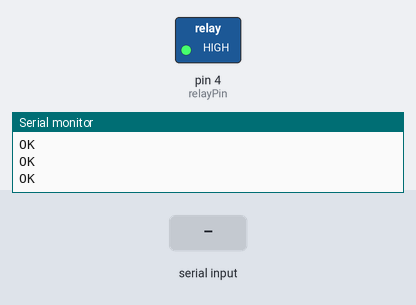
Bench run of a sketch on a simulated Arduino Uno, built with avr-gcc and run on an emulated ATmega328P. Shown: switched loads named in the sketch (green lamp = pin HIGH), the last lines printed to the serial monitor. The inputs (shaded band) are chosen by the test bench. The modem accepts every AT command (registered, SIM ready, sends succeed) and sends nothing else.

Above: at 3.2 s.
3.3 s: "Led_on\n" received over the second serial link
At 5.2 s:
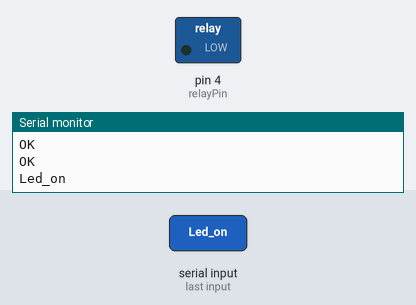
5.5 s: "CLIP:\n" received over the second serial link
7.0 s: "+CLIP: \n" received over the second serial link
Timing chart, 0 to 10.0 s (numbered marks = the images above; inputs shaded):
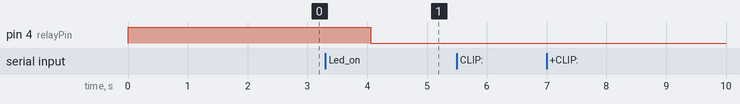

The sketch:

gsm_parsxe_ok2.ino
```cpp
/* GSM Based Relay Control System with Call and SMS switching and whitelisting feature
 * Author@ Rishabh Raj
 */

#include <SoftwareSerial.h>
const int relayPin=4;
bool relayStatus=1;
const String phone="***********";  // white list phone include +91 or your country code

SoftwareSerial gsmSerial(7,8);

String responseData;
String senderNumber;
String incomingData;

void setup(){
  responseData.reserve(200);
  phone.reserve(20);
  pinMode(relayPin,OUTPUT);
  digitalWrite(relayPin,HIGH);
  Serial.begin(9600);
  gsmSerial.begin(9600);
  delay(100);
  gsmSerial.write("AT\r");// because of SIM800L autobounding mode
  delay(100);
  gsmSerial.write("AT+IPR=9600\r");
  delay(100);
  gsmSerial.write("AT+CMGF=1\r");
  delay(500);
  gsmSerial.write("AT+CNMI=2,2,0,0,0\r");
  delay(100);
  Serial.print(gsmSerial.readString());
  gsmSerial.write("AT+CLIP=1\r\n");
  delay(100);
}

void loop(){
  if (gsmSerial.available()>0) {
    responseData = gsmSerial.readStringUntil('\n');
    //incomingData = gsmSerial.readString();
    //Serial.println(incomingData);
    Serial.println(responseData);
    parse();
    delay(1000);
  }
}

void parse(){
  if (responseData.indexOf("CLIP:")>0){
  senderNumber=responseData.substring(responseData.indexOf("+CLIP: ") +8,responseData.indexOf("+CLIP: ") +21); //PARSE CALLER ID
  Serial.println("Caller number   :");
  Serial.println(senderNumber);
   if (senderNumber == phone){
    Serial.println("Sender number White list : ok");
    relayStatus=!relayStatus;
    digitalWrite(relayPin,relayStatus);
    gsmSerial.write("ATH\r");  // disconnect call & then send SMS
    gsmSerial.print("AT+CMGS=\""+phone+"\"\r");
    delay(1000);
    gsmSerial.print("Relay status 1:off 0:on  ");
    gsmSerial.print(relayStatus);
    delay(200);
    gsmSerial.write(0x1A); //  ctrl+z to send message
    delay(100);

     }
    gsmSerial.write("ATH\r");
    delay(500);
  }
  //incomingData = gsmSerial.readString();
  if(responseData.indexOf("Led_on")>=0)
  {
    relayStatus=!relayStatus;
    digitalWrite(relayPin,relayStatus);
  }

  // if received command is to turn off relay
  else if(responseData.indexOf("Led_off")>=0)
  {
    relayStatus=!relayStatus;
    digitalWrite(relayPin,relayStatus);
  }
}
```

Measured:
- after the input at 3.3 s, pin 4 (relayPin): HIGH → LOW after 0.76 s
